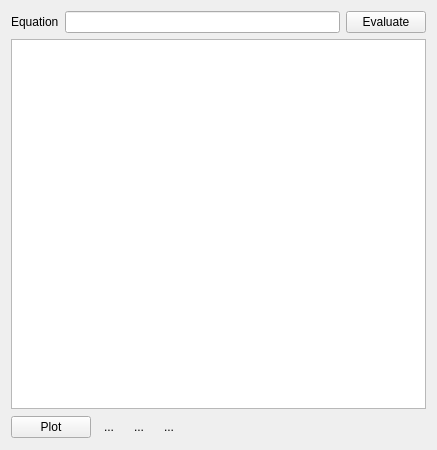
<?xml version="1.0" encoding="UTF-8"?>
<ui version="4.0">
 <class>Form</class>
 <widget class="QWidget" name="Form">
  <property name="geometry">
   <rect>
    <x>0</x>
    <y>0</y>
    <width>437</width>
    <height>450</height>
   </rect>
  </property>
  <property name="windowTitle">
   <string>AWG</string>
  </property>
  <layout class="QVBoxLayout" name="verticalLayout_2">
   <item>
    <layout class="QGridLayout" name="gridLayout">
     <item row="0" column="1">
      <widget class="QLineEdit" name="eqnbox"/>
     </item>
     <item row="0" column="0">
      <widget class="QLabel" name="label">
       <property name="text">
        <string>Equation</string>
       </property>
      </widget>
     </item>
     <item row="0" column="2">
      <widget class="QPushButton" name="evalButton">
       <property name="text">
        <string>Evaluate</string>
       </property>
      </widget>
     </item>
    </layout>
   </item>
   <item>
    <layout class="QVBoxLayout" name="infoLayout">
     <item>
      <layout class="QGridLayout" name="gridLayout_2"/>
     </item>
     <item>
      <widget class="QTableView" name="tableView"/>
     </item>
    </layout>
   </item>
   <item>
    <layout class="QHBoxLayout" name="horizontalLayout">
     <item>
      <widget class="QPushButton" name="plotButton">
       <property name="text">
        <string>Plot</string>
       </property>
      </widget>
     </item>
     <item>
      <widget class="QToolButton" name="removePlotButton">
       <property name="minimumSize">
        <size>
         <width>24</width>
         <height>24</height>
        </size>
       </property>
       <property name="toolTip">
        <string>remove fit or plot from trace</string>
       </property>
       <property name="statusTip">
        <string/>
       </property>
       <property name="text">
        <string>...</string>
       </property>
       <property name="icon">
        <iconset resource="Experiment.qrc">
         <normaloff>:/openicon/icons/edit-delete-6.png</normaloff>:/openicon/icons/edit-delete-6.png</iconset>
       </property>
       <property name="autoRaise">
        <bool>true</bool>
       </property>
      </widget>
     </item>
     <item>
      <widget class="QToolButton" name="extractButton">
       <property name="minimumSize">
        <size>
         <width>24</width>
         <height>24</height>
        </size>
       </property>
       <property name="toolTip">
        <string>copy the fit from the first selected trace</string>
       </property>
       <property name="text">
        <string>...</string>
       </property>
       <property name="icon">
        <iconset resource="Experiment.qrc">
         <normaloff>:/openicon/icons/color-picker-black.png</normaloff>:/openicon/icons/color-picker-black.png</iconset>
       </property>
       <property name="autoRaise">
        <bool>true</bool>
       </property>
      </widget>
     </item>
     <item>
      <widget class="QToolButton" name="copyButton">
       <property name="minimumSize">
        <size>
         <width>24</width>
         <height>24</height>
        </size>
       </property>
       <property name="toolTip">
        <string>copy fitted values to start values</string>
       </property>
       <property name="text">
        <string>...</string>
       </property>
       <property name="icon">
        <iconset resource="Experiment.qrc">
         <normaloff>:/openicon/icons/arrow-left-2.png</normaloff>:/openicon/icons/arrow-left-2.png</iconset>
       </property>
       <property name="autoRaise">
        <bool>true</bool>
       </property>
      </widget>
     </item>
     <item>
      <spacer name="horizontalSpacer">
       <property name="orientation">
        <enum>Qt::Horizontal</enum>
       </property>
       <property name="sizeHint" stdset="0">
        <size>
         <width>40</width>
         <height>20</height>
        </size>
       </property>
      </spacer>
     </item>
    </layout>
   </item>
  </layout>
 </widget>
 <resources>
  <include location="Experiment.qrc"/>
 </resources>
 <connections/>
</ui>
